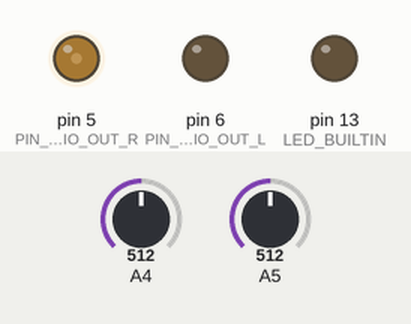
This sketch was run on a simulated Arduino Leonardo, built with avr-gcc and run on an emulated ATmega32U4. Parts: output pins drawn as LEDs (lit = HIGH). The inputs (shaded band) are chosen by the test bench; at power-on: A4 = 512, A5 = 512.

Above: at 1.2 s.
1.3 s: A4 set to 716
At 2.5 s:
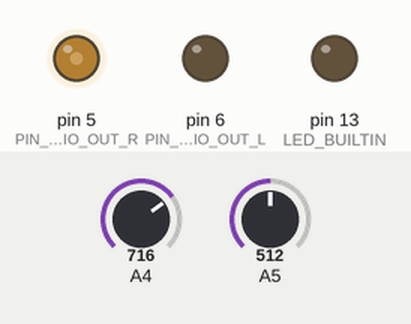
2.8 s: A4 set to 0
At 3.7 s:
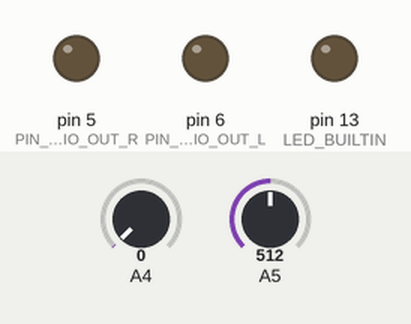
Timing chart, 0 to 5.8 s (numbered marks = the images above; inputs shaded):
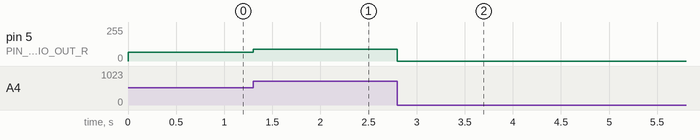

Measured:
- after the input at 1.3 s, pin 5 (PIN_AUDIO_OUT_R): 64/255 → 89/255 at once
- after the input at 2.8 s, pin 5 (PIN_AUDIO_OUT_R): 89/255 → 0/255 at once

The sketch:

AudioBufferMega.ino
```cpp
#define PIN_AUDIO_IN_L    A1
#define PIN_AUDIO_IN_R    A0

#define PIN_AUDIO_OUT_L    6
#define PIN_AUDIO_OUT_R    5

void setup()
{
    Serial.begin(115200);
    pinMode(LED_BUILTIN, OUTPUT);
    pinMode(PIN_AUDIO_IN_L, INPUT);
    pinMode(PIN_AUDIO_IN_R, INPUT);
    pinMode(PIN_AUDIO_OUT_L, OUTPUT);
    pinMode(PIN_AUDIO_OUT_R, OUTPUT);
    digitalWrite(LED_BUILTIN, HIGH);
    TCCR3A = 0b10101010;
    TCCR3B = 0b00001001;
    TCCR4A = 0b10101010;
    TCCR4B = 0b00001001;
}

void loop()
{
    volatile uint8_t SQ = 0;
    asm volatile
    (
        "jmp lpl1;" "\n"
        "lpl1:" "\n"
            "sts 0x7C,%[IL];" "\n"
            "sts 0x7A,%[CC];" "\n"
        "cdl1:" "\n"
            "lds %[SQ],0x7A;" "\n"
            "bst %[SQ],6;" "\n"
            "brts cdl1;" "\n"
            "lds %[SQ],0x79;" "\n"
            "sts 0xA8,%[SQ];" "\n"
            "jmp lpr2;" "\n"
        "lpr2:" "\n"
            "sts 0x7C,%[IR];" "\n"
            "sts 0x7A,%[CC];" "\n"
        "cdr2:" "\n"
            "lds %[SQ],0x7A;" "\n"
            "bst %[SQ],6;" "\n"
            "brts cdr2;" "\n"
            "lds %[SQ],0x79;" "\n"
            "sts 0x98,%[SQ];" "\n"
            "jmp lpl1;" "\n"
        "jmp lpl1;" "\n"
        :
        [SQ] "=r" (SQ)
        :
        [IL] "r" (0x60), //0x40
        [IR] "r" (0x61), //0x41
        [CC] "r" (0xC3)
    );
}
```
